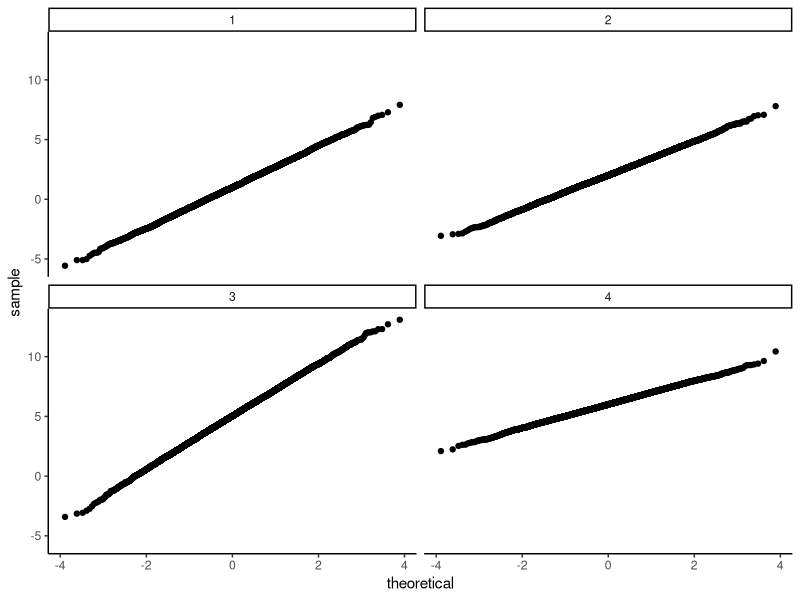

The R source for this figure:
## ---- chunk 1
library(tidyverse)
knitr::opts_chunk$set(echo = TRUE, 
                      fig.width = 5,
                      fig.height = 3,
                      out.width = "75%", 
                      fig.align = "center")
options(list(dplyr.summarise.inform = FALSE))
theme_set( theme_classic() )

## ---- chunk 2
generate_data <- function(parameters) {

  # generate pseudo-random numbers and use those to
  # make some data
  
  return(sim_data)
}
## ---- chunk 3
generate_data <- function(mu, sigma_sq, sample_size) {

  N <- sum(sample_size) 
  g <- length(sample_size) 
  
  group <- rep(1:g, times = sample_size) 
  mu_long <- rep(mu, times = sample_size)
  sigma_long <- rep(sqrt(sigma_sq), times = sample_size) 
  
  x <- rnorm(N, mean = mu_long, sd = sigma_long)
  sim_data <- tibble(group = group, x = x)
    
  return(sim_data)
}
## ---- chunk 4
mu <- c(1, 2, 5, 6)
sigma_sq <- c(3, 2, 5, 1)
sample_size <- c(3, 6, 2, 4)

sim_dat <- generate_data(mu = mu, 
                         sigma_sq = sigma_sq, 
                         sample_size = sample_size)
sim_dat
## ---- chunk 5
check_data <- generate_data(mu = mu, sigma_sq = sigma_sq,
                            sample_size = rep(10000, 4))

chk <- check_data %>% group_by( group ) %>%
  dplyr::summarise( n = n(),
             mean = mean( x ),
             var = var( x ) ) %>%
  mutate( mu = mu,
          sigma2 = sigma_sq ) %>%
  relocate( group, n, mean, mu, var, sigma2 )
chk
## ---- chunk 6
ggplot( check_data, aes( sample=x ) ) +
  facet_wrap( ~ group ) +
  stat_qq()
## ---- chunk 7
gen_dat_model <- function( n_bar = 10,
                           J = 30,
                           p = 0.5,
                           gamma_0 = 0, gamma_1 = 0, gamma_2 = 0,
                           sigma2_u = 0, sigma2_e = 1,
                           alpha = 0 ) {
  # generate site sizes 
  n_min = round( n_bar * (1 - alpha) )
  n_max = round( n_bar * (1 + alpha) )
  nj <- sample( n_min:n_max, J, replace=TRUE )

  # Generate average control outcome and average ATE for all sites
  # (The random effects)
  u0j = rnorm( J, mean=0, sd=sqrt( sigma2_u ) )
  
  # randomize units within each site (proportion p to treatment)
  Zj = ifelse( sample( 1:J ) <= J * p, 1, 0)
  
  # Calculate site intercept for each site
  beta_0j = gamma_0 + gamma_1 * Zj + gamma_2 * Zj * (nj-n_bar)/n_bar + u0j

    # Make individual site membership
  sid = as.factor( rep( 1:J, nj ) )
  dd = data.frame( sid = sid )
  
  # Make individual level tx variables
  dd$Z = Zj[ dd$sid ]
  
  # Generate the residuals 
  N = sum( nj )
  e = rnorm( N, mean=0, sd=sqrt( sigma2_e ) )
  
  # Bundle and send out
  dd <- mutate( dd, 
                sid=as.factor(sid),
                Yobs = beta_0j[sid] + e, 
                Z = Zj[ sid ] )
}
## ---- chunk 8
dat <- gen_dat_model( n=5, J=3, p=0.5, 
                        gamma_0=0, gamma_1=0.2, gamma_2=0.2,
                        sigma2_u = 0.4, sigma2_e = 1,
                      alpha = 0.5 )

dat
## ---- chunk 9
r_tss <- function(n, mean, sd, df) {
  mean + sd * sqrt( (df-2)/df ) * rt(n = n, df = df)
}

r_tss(n = 8, mean = 3, sd = 2, df = 5)
